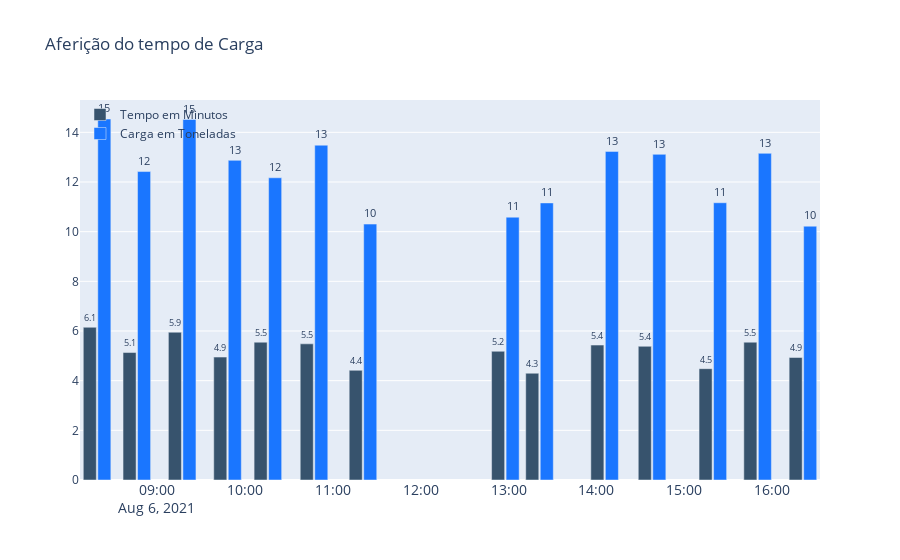

The notebook cell this image was saved under:
### Markdown cell above
## Aferição do tempo de carga
Aferição do Tempo de Carga (Tc) de uma escavadeira para a realização de uma operação no canteiro de obra.
- Tc = Tempo ciclo de um equipamento (h)

### Code cell
import plotly.graph_objects as go

df_temp = df.copy()
df_temp = df_temp.loc[df_temp['date_created'] < '2021-08-07 00:00:00']
df_temp.rename(columns = {'interval':'load_time'}, inplace = True)
# df_temp = df_temp.loc[df_temp['weight'] > 0, ['weight', 'load_time']]
df_temp['weight'] = df_temp['weight'].apply(lambda x: round(x/1000, 3))

last_status = df_temp.iloc[0,1]
weight_acc = 0 #Peso acumulado
interval_sum = 0 #Intervalo do ciclo
init_count = False

def LoadingCycle(df):
    global last_status, weight_acc, interval_sum, init_count
    interval_per_cycle = None
    weight_sum = None
    cur_status = df['status']
    
    # Inicia Ciclo de Carregamento
    if (last_status == 'Parado' or last_status == 'Movimento' or last_status == 'Descarregando') and (cur_status == 'Carregando'):
        init_count = True
    # Finaliza Ciclo de Carregamento
    if (cur_status == 'Parado' or cur_status == 'Movimento' or cur_status == 'Descarregando') and (last_status == 'Carregando'):
        init_count = False
        interval_per_cycle = interval_sum
        weight_sum = weight_acc
        weight_acc = 0
        interval_sum = 0
    
    if init_count == True:
        weight_acc += df['weight']
        interval_sum += df['load_time']
    last_status = cur_status
    return [interval_per_cycle, weight_sum]


df_temp['interval/cycle'] = df_temp.apply(lambda x: LoadingCycle(x)[0], axis=1)
df_temp['weight_sum'] = df_temp.apply(lambda x: LoadingCycle(x)[1], axis=1)
df_temp = df_temp.loc[df_temp['interval/cycle'] > 0]
# display(df_temp)

fig = go.Figure()
fig.add_trace(go.Bar(x=df_temp['date_created'],
                y=df_temp['interval/cycle'],
                name='Tempo em Minutos',
                marker_color='rgb(55, 83, 109)',
                text=df_temp['interval/cycle']
                ))
fig.add_trace(go.Bar(x=df_temp['date_created'],
                y=df_temp['weight_sum'],
                name='Carga em Toneladas',
                marker_color='rgb(26, 118, 255)',
                text=df_temp['weight_sum']
                ))

fig.update_traces(texttemplate='%{text:.2s}', textposition='outside')
fig.update_layout(
    title='Aferição do tempo de Carga',
    xaxis_tickfont_size=14,
    legend=dict(
        x=0,
        y=1.0,
        bgcolor='rgba(255, 255, 255, 0)',
        bordercolor='rgba(255, 255, 255, 0)'
    ),
    barmode='group',
    bargap=0.15, # gap between bars of adjacent location coordinates.
    bargroupgap=0.1 # gap between bars of the same location coordinate.
)

fig.show()

### Figure 1 — Plotly figure (JSON) as saved in the notebook; plotly's stock layout.template omitted (floating-point values rounded to 4 significant figures)
{"data": [{"marker": {"color": "rgb(55, 83, 109)"}, "name": "Tempo em Minutos", "text": [6.15, 5.133, 5.95, 4.95, 5.55, 5.483, 4.417, 5.183, 4.3, 5.433, 5.383, 4.483, 5.55, 4.933], "textposition": "outside", "texttemplate": "%{text:.2s}", "type": "bar", "x": ["2021-08-06T08:19:09", "2021-08-06T08:46:17", "2021-08-06T09:17:14", "2021-08-06T09:48:11", "2021-08-06T10:15:44", "2021-08-06T10:47:13", "2021-08-06T11:20:38", "2021-08-06T12:57:49", "2021-08-06T13:21:07", "2021-08-06T14:05:33", "2021-08-06T14:37:56", "2021-08-06T15:19:25", "2021-08-06T15:49:58", "2021-08-06T16:20:54"], "y": [6.15, 5.133, 5.95, 4.95, 5.55, 5.483, 4.417, 5.183, 4.3, 5.433, 5.383, 4.483, 5.55, 4.933]}, {"marker": {"color": "rgb(26, 118, 255)"}, "name": "Carga em Toneladas", "text": [14.54, 12.42, 14.52, 12.87, 12.17, 13.48, 10.3, 10.58, 11.16, 13.23, 13.11, 11.16, 13.15, 10.22], "textposition": "outside", "texttemplate": "%{text:.2s}", "type": "bar", "x": ["2021-08-06T08:19:09", "2021-08-06T08:46:17", "2021-08-06T09:17:14", "2021-08-06T09:48:11", "2021-08-06T10:15:44", "2021-08-06T10:47:13", "2021-08-06T11:20:38", "2021-08-06T12:57:49", "2021-08-06T13:21:07", "2021-08-06T14:05:33", "2021-08-06T14:37:56", "2021-08-06T15:19:25", "2021-08-06T15:49:58", "2021-08-06T16:20:54"], "y": [14.54, 12.42, 14.52, 12.87, 12.17, 13.48, 10.3, 10.58, 11.16, 13.23, 13.11, 11.16, 13.15, 10.22]}], "layout": {"bargap": 0.15, "bargroupgap": 0.1, "barmode": "group", "legend": {"bgcolor": "rgba(255, 255, 255, 0)", "bordercolor": "rgba(255, 255, 255, 0)", "x": 0, "y": 1}, "title": {"text": "Aferição do tempo de Carga"}, "xaxis": {"tickfont": {"size": 14}}}}
